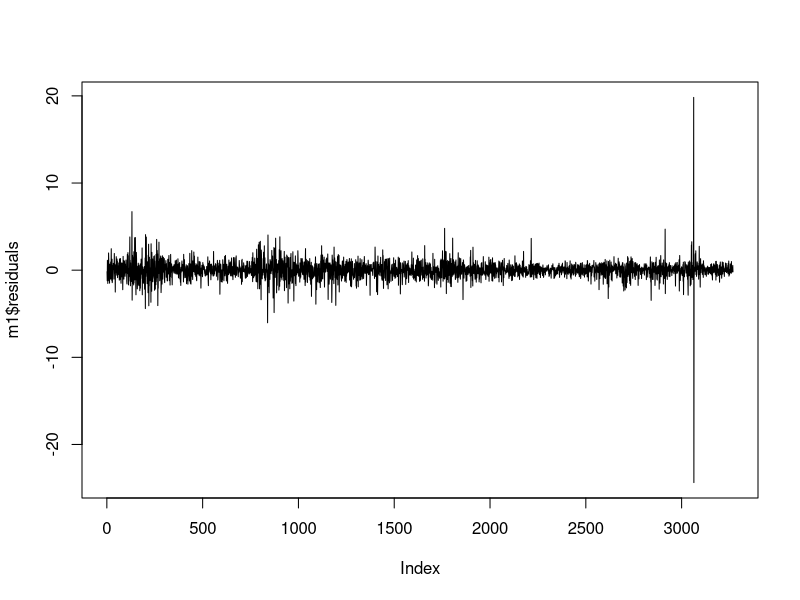
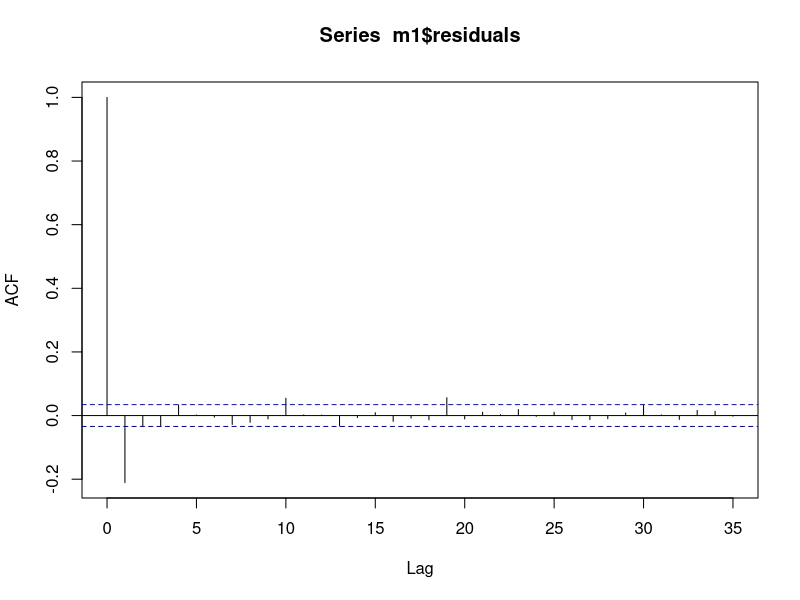
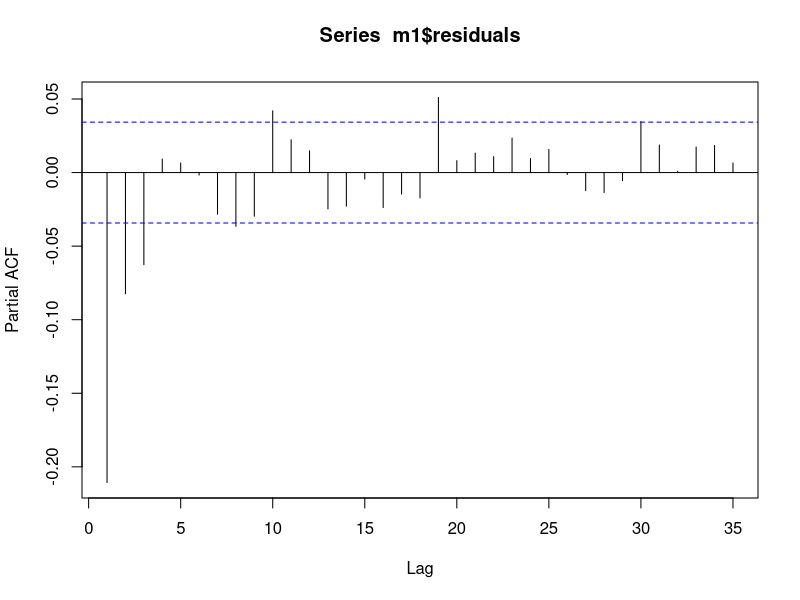
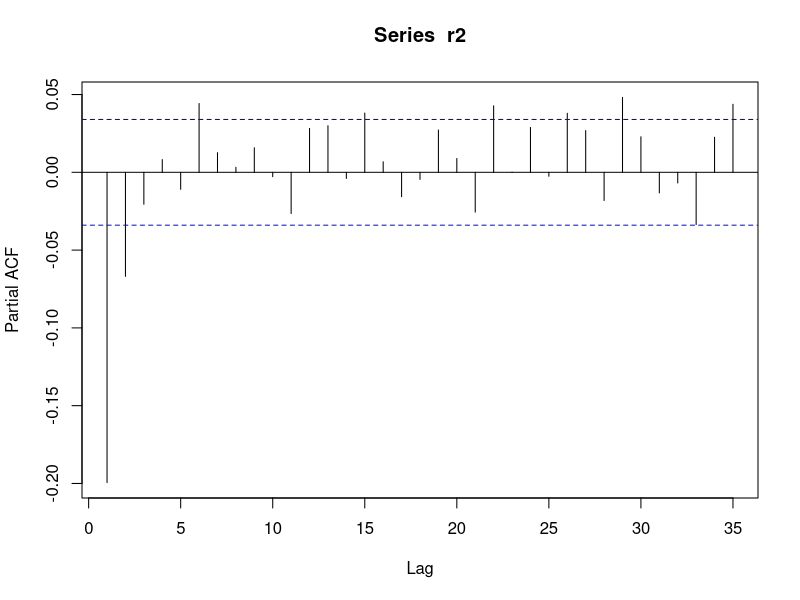
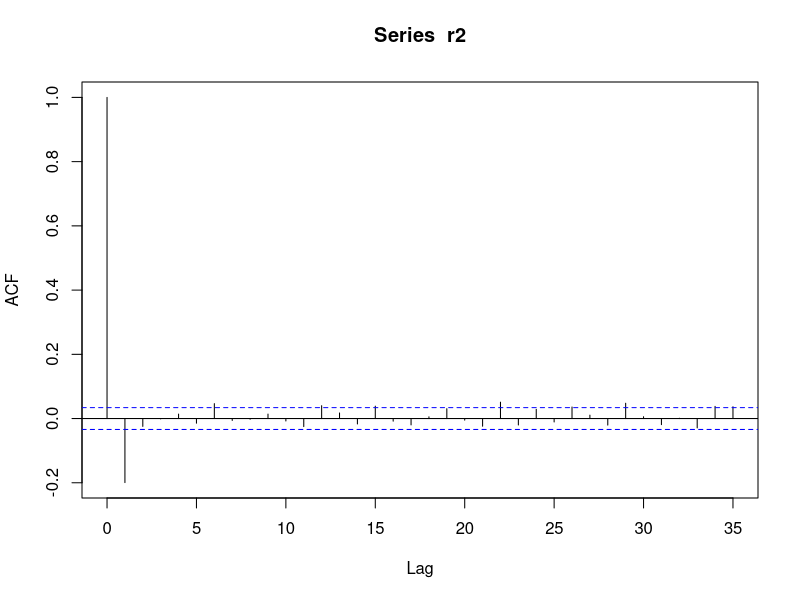
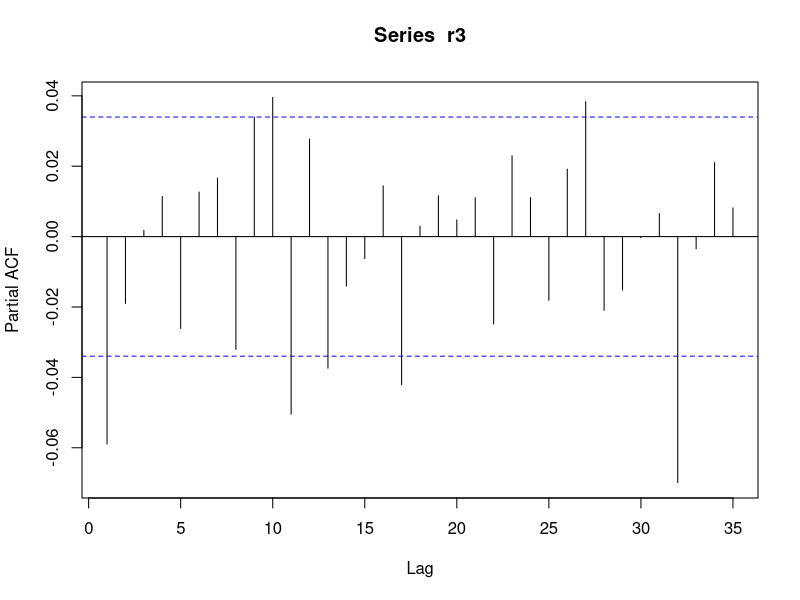
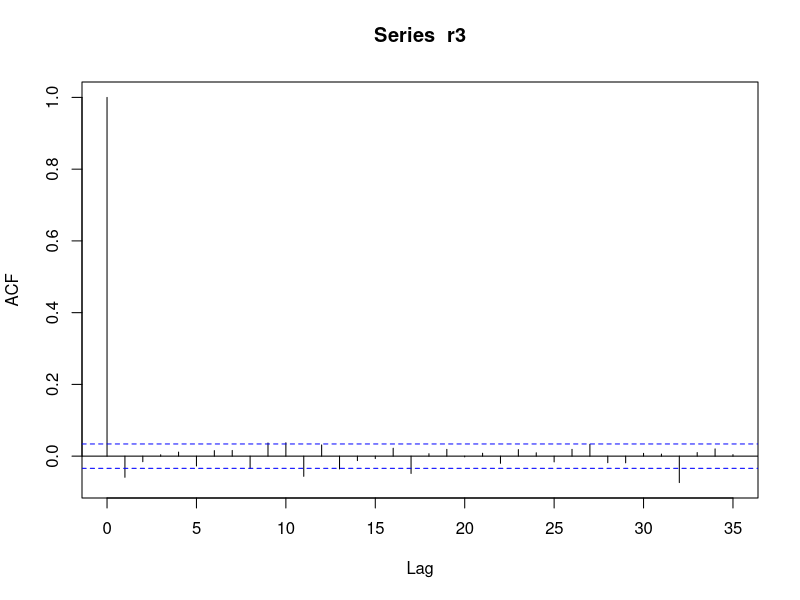

The R source for these figures, in order:
library(tseries)
library(stats)
library(forecast)
#=============================
# ARIMAX MODEL
#=============================

rt <- read.csv("data/train.csv",header = T)
tail(rt)
nrow(rt)

r1 = diff(rt$brent_Price)
r2 = diff(rt$wti_Price)
r3 = diff(rt$XLE)
r4 = diff(rt$brent_Price,lag=60)

y <- r1[61:length(r1)]
x <- cbind(
  WTI = r2[61:length(r2)],
  XLE = r3[61:length(r3)],
  Brent_60_Lag1 = r4[-length(r4)]
)

m1 <- lm(y~-1+x)
summary(m1)

# =====================================
# FIT ARIMAX
# =====================================
plot(m1$residuals,type='l')
acf(m1$residuals)
pacf(m1$residuals)

m2 <- arima(
  y,
  order = c(3,0,0),
  xreg = x,
  include.mean = FALSE
)

m2

Box.test(m2$residuals,lag=9,type='Ljung',fitdf = 3)

#Test model
# Forecast WTI
pacf(r2)
acf(r2)

wti_model <- arima(
  r2,
  order = c(2,0,0),
  include.mean = FALSE
)
wti_model

Box.test(wti_model$residuals ,fitdf=2, type='Ljung', lag=10)

# Forecast XLE
pacf(r3)
acf(r3)

xle_model <- arima(
  r3,
  order = c(1,0,0),
  include.mean = FALSE
)
xle_model

Box.test(xle_model$residuals, fitdf=1, type='Ljung', lag=10)

# =====================================
# ROLLING-WINDOW ARIMAX BACKTEST
# PERIODIC PARAMETER RE-ESTIMATION
# =====================================

rt <- read.csv("data/train.csv", header=T)
test <- read.csv("data/test.csv", header=T)

cols <- c("brent_Price", "wti_Price", "XLE")

train_data <- as.matrix(rt[, cols])
test_data <- as.matrix(test[, cols])

storage.mode(train_data) <- "double"
storage.mode(test_data) <- "double"

stopifnot(
  all(is.finite(train_data)),
  all(is.finite(test_data))
)

# SETTINGS

horizons <- c(1, 5, 20, 60)

step <- 10
window_size <- 1000
refit_every <- 20
max_h <- max(horizons)

stopifnot(refit_every %% step == 0)

origins <- seq(
  1,
  nrow(test_data) - max_h + 1,
  by = step
)

cat("Forecast origins:", length(origins), "\n")

# =====================================
# CONSTRUCT MODEL DATA
# =====================================

make_model_data <- function(window) {
  
  b <- window[, 1]
  w <- window[, 2]
  e <- window[, 3]
  
  n <- length(b)
  
  # Daily changes
  dy <- diff(b)
  dw <- diff(w)
  dx <- diff(e)
  
  # Target dates: 62, ..., n
  t <- 62:n
  
  # Lagged 60-day Brent change
  brent_lag60 <- b[t - 1] - b[t - 61]
  
  y <- dy[t - 1]
  
  x <- cbind(
    WTI = dw[t - 1],
    XLE = dx[t - 1],
    Brent_60_Lag1 = brent_lag60
  )
  
  stopifnot(length(y) == nrow(x))
  
  list(
    y = y,
    x = x,
    dw = dw,
    dx = dx
  )
}

# =====================================
# RECURSIVE BRENT FORECAST
# =====================================

forecast_brent_recursive <- function(
    model_brent,
    model_data,
    brent_history,
    pred_wti,
    pred_xle,
    h = 60
) {
  
  cf <- coef(model_brent)
  
  beta_w <- unname(cf["WTI"])
  beta_x <- unname(cf["XLE"])
  gamma <- unname(cf["Brent_60_Lag1"])
  
  phi <- unname(cf[c("ar1", "ar2", "ar3")])
  
  # Historical regression errors
  u <- as.numeric(
    model_data$y -
      model_data$x %*% c(beta_w, beta_x, gamma)
  )
  
  # Forecast AR(3) regression errors
  u_all <- c(u, rep(NA_real_, h))
  n_u <- length(u)
  
  for (k in seq_len(h)) {
    
    t <- n_u + k
    
    u_all[t] <- (
      phi[1] * u_all[t - 1] +
        phi[2] * u_all[t - 2] +
        phi[3] * u_all[t - 3]
    )
  }
  
  pred_u <- tail(u_all, h)
  
  # Recursive Brent price forecast
  b <- as.numeric(brent_history)
  n <- length(b)
  
  all_prices <- c(b, rep(NA_real_, h))
  
  for (k in seq_len(h)) {
    
    t <- n + k
    
    brent_lag60 <- (
      all_prices[t - 1] -
        all_prices[t - 61]
    )
    
    pred_change <- (
      beta_w * pred_wti[k] +
        beta_x * pred_xle[k] +
        gamma * brent_lag60 +
        pred_u[k]
    )
    
    all_prices[t] <- (
      all_prices[t - 1] + pred_change
    )
  }
  
  tail(all_prices, h)
}

# =====================================
# STORAGE
# =====================================

actual <- matrix(
  NA_real_,
  nrow = length(origins),
  ncol = length(horizons)
)

predicted <- actual
origin_price <- numeric(length(origins))

model_brent <- NULL
model_wti <- NULL
model_xle <- NULL

# =====================================
# ROLLING BACKTEST
# =====================================

for (j in seq_along(origins)) {
  
  i <- origins[j]
  
  # Available historical observations
  if (i == 1) {
    
    history <- train_data
    
  } else {
    
    history <- rbind(
      train_data,
      test_data[1:(i-1), , drop = FALSE]
    )
  }
  
  n_hist <- nrow(history)
  
  # Rolling window
  window <- tail(history, window_size)
  
  md <- make_model_data(window)
  
  # Refit every 20 days
  if ((j - 1) %% (refit_every / step) == 0) {
    
    # WTI AR(2)
    model_wti <- forecast::Arima(
      md$dw,
      order = c(2, 0, 0),
      include.mean = FALSE
    )
    
    # XLE AR(1)
    model_xle <- forecast::Arima(
      md$dx,
      order = c(1, 0, 0),
      include.mean = FALSE
    )
    
    # Brent ARIMAX(3,0,0)
    model_brent <- forecast::Arima(
      md$y,
      order = c(3, 0, 0),
      xreg = md$x,
      include.mean = FALSE
    )
    
  } else {
    
    # Update model states without re-estimation
    model_wti <- forecast::Arima(
      md$dw,
      model = model_wti
    )
    
    model_xle <- forecast::Arima(
      md$dx,
      model = model_xle
    )
    
    model_brent <- forecast::Arima(
      md$y,
      xreg = md$x,
      model = model_brent
    )
  }
  
  # Forecast WTI and XLE daily changes
  pred_wti <- as.numeric(
    forecast(model_wti, h = max_h)$mean
  )
  
  pred_xle <- as.numeric(
    forecast(model_xle, h = max_h)$mean
  )
  
  # Forecast Brent prices
  pred_price <- forecast_brent_recursive(
    model_brent = model_brent,
    model_data = md,
    brent_history = window[, 1],
    pred_wti = pred_wti,
    pred_xle = pred_xle,
    h = max_h
  )
  
  # Store actual and predicted prices
  origin_price[j] <- history[n_hist, 1]
  
  for (k in seq_along(horizons)) {
    
    h <- horizons[k]
    
    predicted[j, k] <- pred_price[h]
    actual[j, k] <- test_data[i + h - 1, 1]
  }
  
  if (j %% 10 == 0) {
    cat(
      "Completed", j, "of",
      length(origins), "origins\n"
    )
  }
}

# =====================================
# CHECK COMPLETENESS
# =====================================

stopifnot(
  all(is.finite(actual)),
  all(is.finite(predicted)),
  all(is.finite(origin_price))
)

cat("\nRolling ARIMAX Backtest Completed!\n")

# =====================================
# EVALUATION METRICS
# =====================================

performance_arimax <- data.frame(
  Horizon = horizons,
  MAE = NA_real_,
  RMSE = NA_real_,
  DA = NA_real_,
  MAPE = NA_real_
)

for (k in seq_along(horizons)) {
  
  error <- actual[, k] - predicted[, k]
  
  actual_change <- actual[, k] - origin_price
  predicted_change <- predicted[, k] - origin_price
  
  # MAE
  performance_arimax$MAE[k] <- mean(abs(error))
  
  # RMSE
  performance_arimax$RMSE[k] <- sqrt(
    mean(error^2)
  )
  
  # Directional Accuracy
  valid <- actual_change != 0
  
  performance_arimax$DA[k] <- if (any(valid)) {
    mean(
      sign(actual_change[valid]) ==
        sign(predicted_change[valid])
    ) * 100
  } else {
    NA_real_
  }
  
  # MAPE
  valid_mape <- actual[, k] != 0
  
  performance_arimax$MAPE[k] <- if (any(valid_mape)) {
    mean(
      abs(
        error[valid_mape] /
          actual[valid_mape, k]
      )
    ) * 100
  } else {
    NA_real_
  }
}

# =====================================
# FINAL RESULTS & CSV EXPORT
# =====================================

# Set output directory
results_dir <- "results"

dir.create(
  results_dir,
  showWarnings = FALSE,
  recursive = TRUE
)

# =====================================
# 1. EXPORT PERFORMANCE METRICS
# =====================================

cat("\nARIMAX ROLLING BACKTEST PERFORMANCE\n")

print(round(performance_arimax, 4))

write.csv(
  performance_arimax,
  file.path(results_dir, "arimax_performance.csv"),
  row.names = FALSE
)

# =====================================
# 2. EXPORT BACKTEST PREDICTIONS
# =====================================

# Convert dates
rt$Date <- as.Date(rt$Date)
test$Date <- as.Date(test$Date)

# Forecast origin dates
origin_dates <- c(
  tail(rt$Date, 1),
  test$Date[origins[-1] - 1]
)

# Export predictions for each horizon
for (k in seq_along(horizons)) {
  
  h <- horizons[k]
  
  # Actual target dates
  target_dates <- test$Date[origins + h - 1]
  
  # Historical forecast results
  forecast_df <- data.frame(
    Origin_Date = origin_dates,
    Target_Date = target_dates,
    Origin_Price = origin_price,
    Actual = actual[, k],
    Predicted = predicted[, k]
  )
  
  # Save CSV
  file_path <- file.path(
    results_dir,
    paste0("arimax_backtest_h", h, ".csv")
  )
  
  write.csv(
    forecast_df,
    file_path,
    row.names = FALSE
  )
  
  cat("Saved:", file_path, "\n")
}

cat("\nAll ARIMAX backtest CSV files exported successfully!\n")
